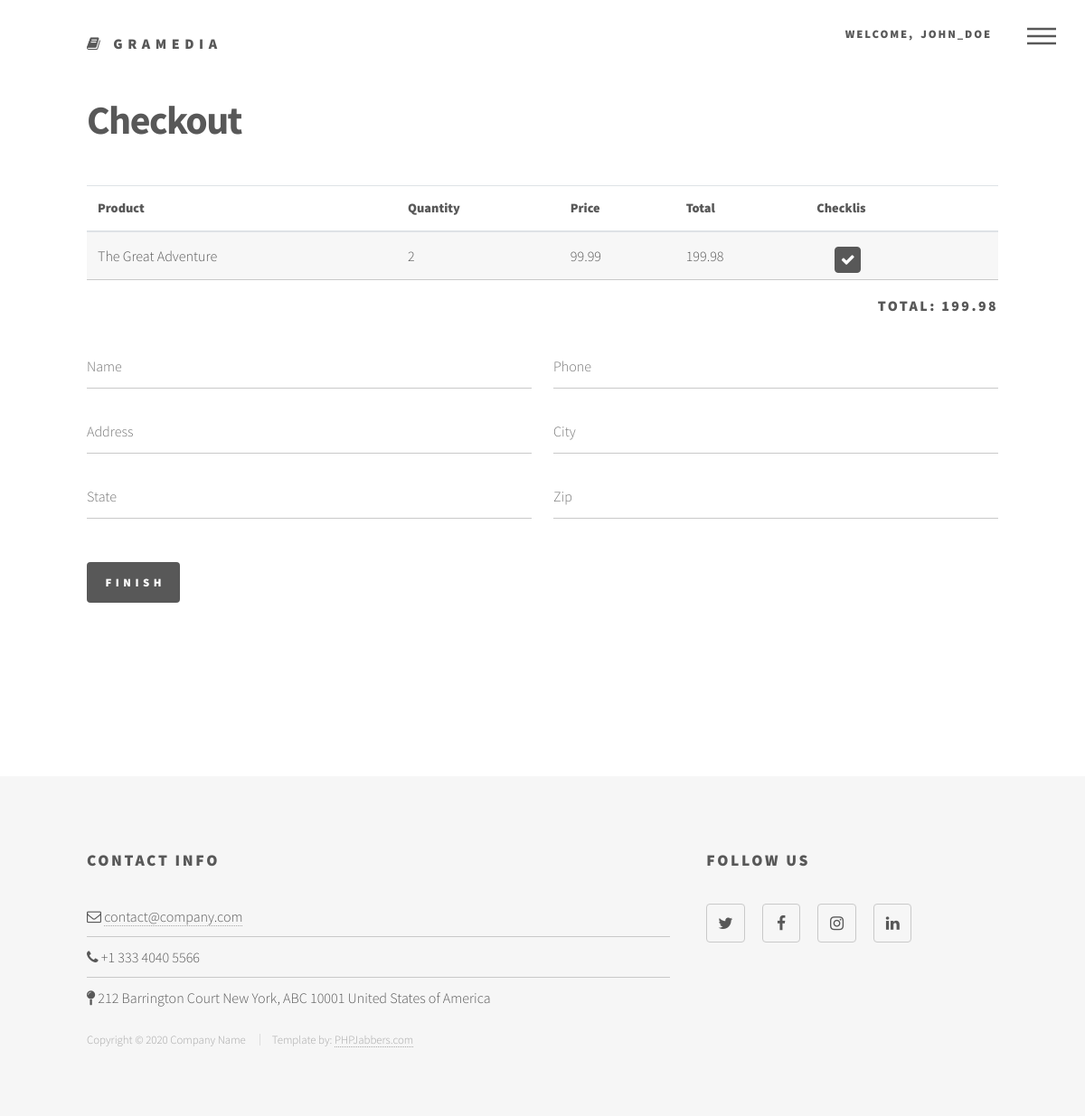
The page /checkout.php (signed in) on the database its author committed.
### tables this page shows
CREATE TABLE `cart_items` (
  `id_item` INT(11) NOT NULL AUTO_INCREMENT,
  `id_cart` INT(11) NOT NULL,
  `id_book` INT(11) NOT NULL,
  `quantity` INT(11) NOT NULL,
  PRIMARY KEY (`id_item`),
  FOREIGN KEY (`id_cart`) REFERENCES `cart` (`id_cart`) ON DELETE CASCADE,
  FOREIGN KEY (`id_book`) REFERENCES `books` (`id_book`) ON DELETE CASCADE
);

CREATE TABLE `books` (
  `id_book` INT(11) NOT NULL AUTO_INCREMENT,
  `image` VARCHAR(255) NOT NULL,
  `title` VARCHAR(255) NOT NULL,
  `author` VARCHAR(255) NOT NULL,
  `price` DECIMAL(10, 2) NOT NULL,
  `stock` INT(11) NOT NULL,
  `id_category` INT(11),
  PRIMARY KEY (`id_book`),
  FOREIGN KEY (`id_category`) REFERENCES `categories` (`id_category`) ON DELETE SET NULL
);

### checkout.php (the view, shortened to what this page needs)
<?php
require_once("koneksi.php");
$user_id = $_SESSION['user_id'];
$query_cart = "SELECT id_cart FROM cart WHERE id_user = ?";
$stmt_cart = $koneksi->prepare($query_cart);
$stmt_cart->bind_param('i', $user_id);
$stmt_cart->execute();
$result_cart = $stmt_cart->get_result();
$cart_id = $result_cart->fetch_assoc()['id_cart'];
$query_items = "SELECT ci.id_item, ci.quantity, b.title, b.price
                FROM cart_items ci
                JOIN books b ON ci.id_book = b.id_book
                WHERE ci.id_cart = ?";
$stmt_items = $koneksi->prepare($query_items);
$stmt_items->bind_param('i', $cart_id);
$stmt_items->execute();
$result_items = $stmt_items->get_result();
$total_price = 0;
?>
<!DOCTYPE HTML>
<html>
<head>
	<link rel="stylesheet" href="assets/bootstrap/css/bootstrap.min.css" />
	<link rel="stylesheet" href="assets/css/main.css" />
</head>
<body class="is-preload">
	<div id="wrapper">
		<?php
		include 'header.php';
		?>
		<div id="main">
			<div class="inner">
				<div>
					<h1>Checkout</h1>
					<table class="table">
						<thead>
							<tr>
								<th>Product</th>
								<th>Quantity</th>
								<th>Price</th>
								<th>Total</th>
								<th><input type="checkbox" id="checkAll">Checklis</th>
							</tr>
						</thead>
						<tbody>
							<?php
							while ($item = $result_items->fetch_assoc()) {
								$item_total = $item['quantity'] * $item['price'];
								$total_price += $item_total;
							?>
								<tr>
									<td><?php echo $item['title']; ?></td>
									<td class="quantity"><?php echo $item['quantity']; ?></td>
									<td class="price"><?php echo number_format($item['price'], 2); ?></td>
									<td><?php echo number_format($item_total, 2); ?></td>
									<td>
										<div class="form-check">
										</div>
									</td>
								</tr>
							<?php
							} ?>
						</tbody>
					</table>
					<div class="field half text-right">
						<h3>Total: <span class="total-price"><?php echo number_format($total_price, 2); ?></span></h3>
					</div>
					<section>
						<form method="post" action="function/add_to_order.php">
							<div class="fields">
								<div class="field half">
									<input type="text" name="name" id="name" placeholder="Name" required>
								</div>
								<div class="field half">
									<input type="text" name="phone" id="phone" placeholder="Phone" required>
								</div>
								<div class="field half">
									<input type="text" name="address" id="address" placeholder="Address" required>
								</div>
								<div class="field half">
									<input type="text" name="city" id="city" placeholder="City" required>
								</div>
								<div class="field half">
									<input type="text" name="state" id="state" placeholder="State" required>
								</div>
								<div class="field half">
									<input type="text" name="zip" id="zip" placeholder="Zip" required>
								</div>
								<div class="field half">
								</div>
								<div class="field half">
								</div>
								<div class="field half text-right">
									<ul class="actions">
										<li><input type="submit" value="Finish" class="primary"></li>
									</ul>
								</div>
							</div>
						</form>
					</section>
				</div>
			</div>
		</div>
		<footer id="footer">
			<div class="inner">
				<section>
					<h2>Contact Info</h2>
					<ul class="alt">
						<li><span class="fa fa-envelope-o"></span> <a href="#">contact@company.com</a></li>
						<li><span class="fa fa-phone"></span> +1 333 4040 5566 </li>
						<li><span class="fa fa-map-pin"></span> 212 Barrington Court New York, ABC 10001 United States of America</li>
					</ul>
				</section>
				<section>
					<h2>Follow Us</h2>
					<ul class="icons">
						<li><a href="#" class="icon style2 fa-twitter"><span class="label">Twitter</span></a></li>
						<li><a href="#" class="icon style2 fa-facebook"><span class="label">Facebook</span></a></li>
						<li><a href="#" class="icon style2 fa-instagram"><span class="label">Instagram</span></a></li>
						<li><a href="#" class="icon style2 fa-linkedin"><span class="label">LinkedIn</span></a></li>
					</ul>
				</section>
				<ul class="copyright">
					<li>Copyright © 2020 Company Name </li>
					<li>Template by: <a href="https://www.phpjabbers.com/">PHPJabbers.com</a></li>
				</ul>
			</div>
		</footer>
	</div>
</body>
</html>

### rows shown on the page
cart_items: id_book.title "The Great Adventure", quantity "2", id_book.price "99.99", quantity.price "199.98"

### other values the page prints
$_SESSION['user_username'] "JOHN_DOE"
$total_price "199.98"
